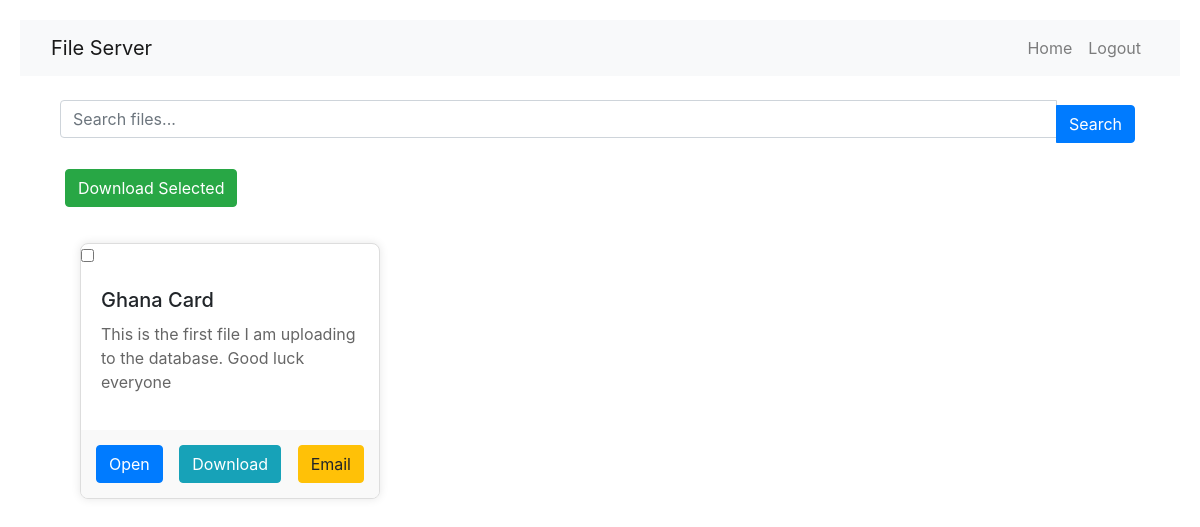
/user-dashboard/ (signed in), run on an earlier commit of the app's database.
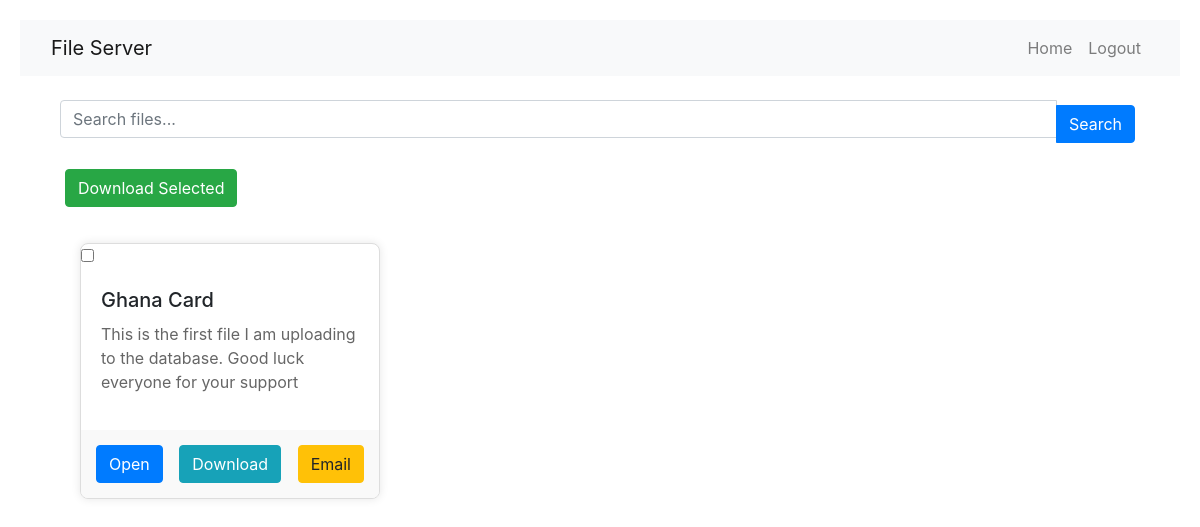
And on a later commit of the database.
### backend/models.py (models this page shows)
class Document(models.Model):
    title = models.CharField(max_length=100)
    description = models.TextField()
    file = models.FileField(upload_to="uploads/")
    uploaded_at = models.DateTimeField(auto_now_add=True)
    uploaded_by = models.ForeignKey(settings.AUTH_USER_MODEL, on_delete=models.CASCADE)
    download_count = models.PositiveIntegerField(default=0)
    def __str__(self):
        return self.title

### backend/views.py (the view)
# urls.py: path("user-dashboard/", userDashboard, name="userDashboard"),
@login_required(login_url="login")
def userDashboard(request):
    query = request.GET.get("q")
    if query:
        documents = Document.objects.filter(
            Q(title__icontains=query) | Q(description__icontains(query)
        ))
    else:
        documents = Document.objects.all()
    print(documents)
    return render(request, "userdashboard_page.html", {"documents": documents})

### backend/templates/userdashboard_page.html (shortened to what this page needs)
{% extends 'base.html' %}
{% block content %}
<div class="container mt-4">
  <form method="get" action="{% url 'userDashboard' %}">
    <div class="input-group mb-3">
      <input type="text" class="form-control" name="q" placeholder="Search files..." value="{{ request.GET.q }}" />
      <button class="btn btn-primary" type="submit">Search</button>
    </div>
  </form>
  <button id="download-selected" class="btn btn-success mb-3">
    Download Selected
  </button>
  <div class="dashboard">
    {% for document in documents %}
    <div class="file-card">
      <input type="checkbox" class="select-file" data-file-id="{{ document.id }}" />
      <div class="file-info">
        <h3 class="file-title">{{ document.title }}</h3>
        <p class="file-description">{{ document.description }}</p>
      </div>
      <div class="file-actions">
        <button class="btn btn-primary open-btn" data-title="{{ document.title }}"
          data-description="{{ document.description }}" data-file-url="{{ document.file.url }}">
          Open
        </button>
        <a href="{{ document.file.url }}" class="btn btn-info download-btn" download>Download</a>
        <button class="btn btn-warning email-btn" data-title="{{ document.title }}"
          data-file-url="{{ document.file.url }}" data-file-id="{{ document.id }}">
          Email
        </button>
      </div>
    </div>
    {% endfor %}
  </div>
</div>
{% endblock %}

What changed in the data, as far as the page shows it:
changed Document "Ghana Card": description "This is the first file I am uploading to the database. Good luck everyone" → "This is the first file I am uploading to the database. Good luck everyone for your support"
